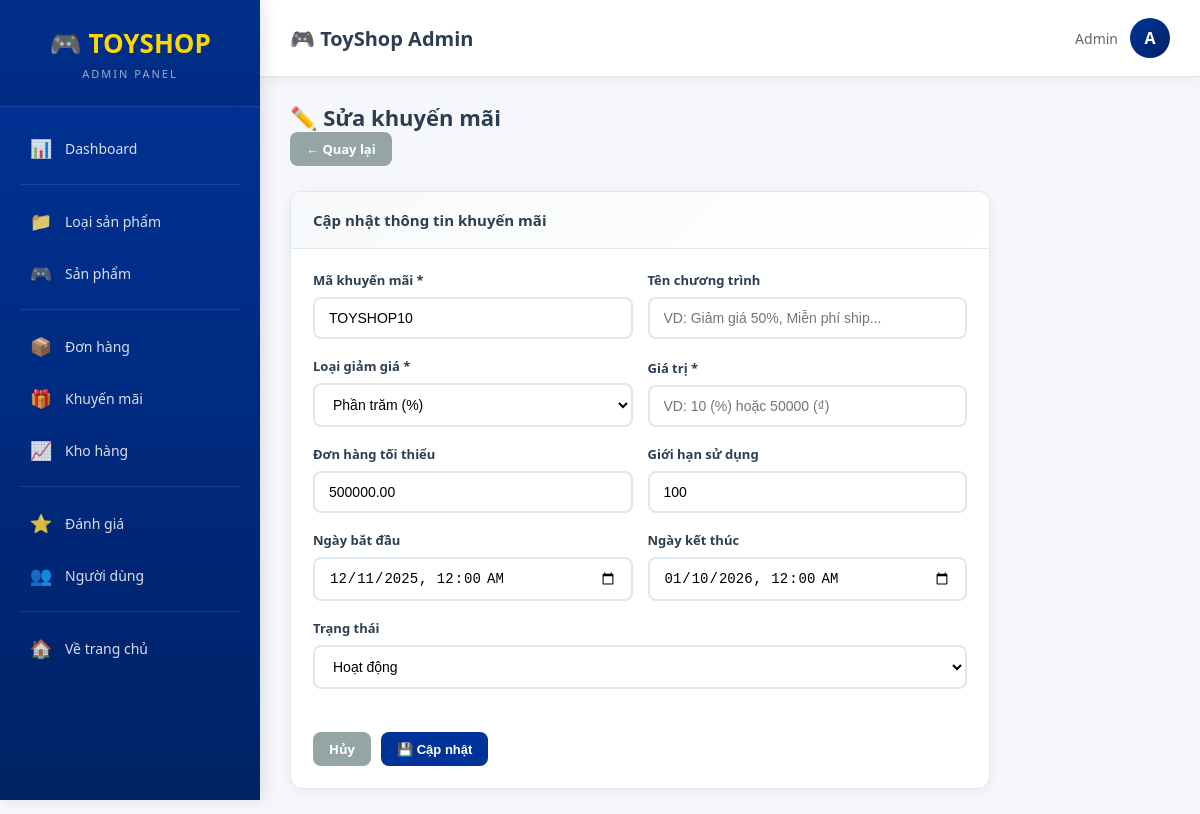
The app's page /Admin/promotionEdit/1 (signed in) with its own data.
### tables this page shows
CREATE TABLE `promotions` (
  `id` int(11) NOT NULL,
  `code` varchar(50) NOT NULL,
  `discount_type` enum('percent','fixed') DEFAULT 'percent',
  `discount_value` decimal(15,2) NOT NULL,
  `min_order_amount` decimal(15,2) DEFAULT 0.00,
  `max_discount` decimal(15,2) DEFAULT NULL,
  `usage_limit` int(11) DEFAULT NULL,
  `used_count` int(11) DEFAULT 0,
  `start_date` date DEFAULT NULL,
  `end_date` date DEFAULT NULL,
  `is_active` tinyint(1) DEFAULT 1,
  `created_at` datetime DEFAULT current_timestamp()
);

### app/Controller.php (called while the page is built, shortened)
<?php
class Controller {
    public function model($model){
        return new $model;
    }
    public function view($view, $data = []){
        extract($data);
        require "./views/" . $view . ".php";
    }
}

### controllers/Admin.php (called while the page is built, shortened)
<?php
class Admin extends Controller{
    public function promotionEdit($id) {
        $promotionModel = $this->model('PromotionModel');
        $promo = $promotionModel->select("SELECT * FROM promotions WHERE id = ? LIMIT 1", [$id]);
        $this->view('adminPage', ['page' => 'PromotionForm', 'method' => 'edit', 'promotion' => $promo[0]]);
    }
}

### app/App.php (called while the page is built, shortened)
<?php
class App{
    protected $action="Show";
 public function __construct(){
        $arr=array();
        if(isset($_GET["url"])){
            $arr=$this->urlprocess();
        }
        if(isset($arr[0])&& file_exists("./controllers/".$arr[0].".php")){
            unset($arr[0]);
        }
        $this->controller= new $this->controller;
        if(isset($arr[1]) && method_exists($this->controller,$arr[1])){
            $this->action=$arr[1];
        }
        unset($arr[1]);
        $this->param =$arr?array_values($arr):array();
        call_user_func_array(array($this->controller,$this->action),$this->param);
    }
   public function urlprocess(){
        if(isset($_GET["url"])){
           return explode('/', filter_var(trim($_GET["url"],'/')));
        }
        return array();
    }
}

### index.php (called while the page is built, shortened)
<?php
require_once "app/DB.php";
require_once "app/Controller.php";
require_once "app/App.php";
$App = new App();
?>

### app/DB.php (called while the page is built, shortened)
<?php
class DB
{
    private $host = 'localhost';
    private $user = 'root';
    private $pass = '';
    private $dbname = 'websitedochoi';
    public function __construct()
    {
        $this->db = $this->Connect();
    }
    public function Connect()
    {
        try {
            $dsn = 'mysql:host=' . $this->host . ';port=3306;dbname=' . $this->dbname . ';charset=utf8mb4';
            $pdo = new PDO($dsn, $this->user, $this->pass);
            $pdo->setAttribute(PDO::ATTR_DEFAULT_FETCH_MODE, PDO::FETCH_ASSOC);
            $pdo->setAttribute(PDO::ATTR_ERRMODE, PDO::ERRMODE_EXCEPTION);
            return $pdo;
        } catch (PDOException $e) {
            error_log("Database connection error: " . $e->getMessage());
            die("Không thể kết nối database. Vui lòng kiểm tra cấu hình.");
        }
    }
}

### models/BaseModel.php (called while the page is built, shortened)
<?php
class BaseModel extends DB {
    public function __construct()
    {
        if ($this->db instanceof PDO) {
            $this->db->setAttribute(PDO::ATTR_ERRMODE, PDO::ERRMODE_EXCEPTION);
        } else {
            error_log("❌ BaseModel: \$this->db KHÔNG PHẢI PDO - LỖI KẾT NỐI");
        }
    }
    public function select($sql, $params = []) {
        try {
            $stmt = $this->db->prepare($sql);
            $stmt->execute($params);
            return $stmt->fetchAll(PDO::FETCH_ASSOC);
        } catch (PDOException $e) {
            error_log("Lỗi BaseModel::select(): " . $e->getMessage());
            return [];
        }
    }
}

### views/Back_end/PromotionForm.php (the view, shortened to what this page needs)
<?php
$method = $data['method'] ?? 'create';
$promo = $data['promotion'] ?? [];
$isEdit = $method === 'edit';
?>
<div class="page-header">
    <h2 class="page-title"><?= $isEdit ? '✏️ Sửa khuyến mãi' : '➕ Thêm khuyến mãi mới' ?></h2>
    <a href="<?= APP_URL ?>/Admin/promotionList" class="btn btn-secondary">← Quay lại</a>
</div>
<div class="card" style="max-width: 700px;">
    <div class="card-header">
        <?= $isEdit ? 'Cập nhật thông tin khuyến mãi' : 'Nhập thông tin khuyến mãi' ?>
    </div>
    <div class="card-body">
        <form action="<?= $isEdit ? APP_URL . '/Admin/promotionUpdate/' . $promo['id'] : APP_URL . '/Admin/promotionStore' ?>" method="POST">
            <div class="form-row">
                <div class="form-group">
                    <label class="form-label">Mã khuyến mãi *</label>
                    <input type="text" name="code" class="form-control" required
                           value="<?= htmlspecialchars($promo['code'] ?? '') ?>"
                           placeholder="VD: SALE50, FREESHIP...">
                </div>
                <div class="form-group">
                    <label class="form-label">Tên chương trình</label>
                    <input type="text" name="name" class="form-control"
                           value="<?= htmlspecialchars($promo['name'] ?? '') ?>"
                           placeholder="VD: Giảm giá 50%, Miễn phí ship...">
                </div>
            </div>
            <div class="form-row">
                <div class="form-group">
                    <label class="form-label">Loại giảm giá *</label>
                    <select name="type" class="form-control" required>
                        <option value="percent" <?= ($promo['type'] ?? 'percent') == 'percent' ? 'selected' : '' ?>>Phần trăm (%)</option>
                    </select>
                </div>
                <div class="form-group">
                    <label class="form-label">Giá trị *</label>
                    <input type="number" name="value" class="form-control" required min="0"
                           value="<?= htmlspecialchars($promo['value'] ?? '') ?>"
                           placeholder="VD: 10 (%) hoặc 50000 (₫)">
                </div>
            </div>
            <div class="form-row">
                <div class="form-group">
                    <label class="form-label">Đơn hàng tối thiểu</label>
                    <input type="number" name="min_order_amount" class="form-control" min="0"
                           value="<?= htmlspecialchars($promo['min_order_amount'] ?? 0) ?>"
                           placeholder="0 = không giới hạn">
                </div>
                <div class="form-group">
                    <label class="form-label">Giới hạn sử dụng</label>
                    <input type="number" name="usage_limit" class="form-control" min="0"
                           value="<?= htmlspecialchars($promo['usage_limit'] ?? '') ?>"
                           placeholder="Để trống = không giới hạn">
                </div>
            </div>
            <div class="form-row">
                <div class="form-group">
                    <label class="form-label">Ngày bắt đầu</label>
                    <input type="datetime-local" name="start_date" class="form-control"
                           value="<?= !empty($promo['start_date']) ? date('Y-m-d\TH:i', strtotime($promo['start_date'])) : '' ?>">
                </div>
                <div class="form-group">
                    <label class="form-label">Ngày kết thúc</label>
                    <input type="datetime-local" name="end_date" class="form-control"
                           value="<?= !empty($promo['end_date']) ? date('Y-m-d\TH:i', strtotime($promo['end_date'])) : '' ?>">
                </div>
            </div>
            <div class="form-row">
                <div class="form-group">
                    <label class="form-label">Trạng thái</label>
                    <select name="status" class="form-control">
                        <option value="active" <?= ($promo['status'] ?? 'active') == 'active' ? 'selected' : '' ?>>Hoạt động</option>
                    </select>
                </div>
            </div>
            <div style="display:flex; gap:10px; margin-top:25px;">
                <a href="<?= APP_URL ?>/Admin/promotionList" class="btn btn-secondary">Hủy</a>
                <button type="submit" class="btn btn-primary">💾 <?= $isEdit ? 'Cập nhật' : 'Thêm mới' ?></button>
            </div>
        </form>
    </div>
</div>

### views/adminPage.php (style rules this page uses)
:root { --primary-blue: #003399; --dark-blue: #002266; --primary-red: #e31837; --yellow: #ffd700; --white: #ffffff; --light-gray: #f5f7fa; --text-dark: #2c3e50; --border-color: #e1e8ed; --success: #27ae60; --warning: #f39c12; --danger: #e74c3c; --info: #3498db; }
* { margin: 0; padding: 0; box-sizing: border-box; }
body { font-family: 'Segoe UI', Arial, sans-serif; background: var(--light-gray); min-height: 100vh; }
.page-header { margin-bottom: 25px; }
.page-title { font-size: 22px; font-weight: 700; color: var(--text-dark); display: flex; align-items: center; gap: 10px; }
.card { background: var(--white); border-radius: 12px; box-shadow: 0 2px 12px rgba(0,0,0,0.06); border: 1px solid var(--border-color); overflow: hidden; }
.card-header { padding: 18px 22px; background: linear-gradient(135deg, #f8f9fa, #fff); border-bottom: 1px solid var(--border-color); font-weight: 600; color: var(--text-dark); font-size: 15px; }
.card-body { padding: 22px; }
.btn { padding: 8px 16px; border: none; border-radius: 8px; cursor: pointer; font-size: 13px; font-weight: 600; text-decoration: none; display: inline-flex; align-items: center; justify-content: center; gap: 6px; transition: all 0.3s; }
.btn-primary { background: var(--primary-blue); color: var(--white); }
.btn-secondary { background: #95a5a6; color: var(--white); }
.form-row { display: flex; gap: 15px; flex-wrap: wrap; align-items: flex-end; }
.form-group { margin-bottom: 18px; flex: 1; min-width: 180px; }
.form-label { display: block; margin-bottom: 8px; font-weight: 600; color: var(--text-dark); font-size: 13px; }
.form-control { width: 100%; padding: 11px 14px; border: 2px solid var(--border-color); border-radius: 8px; font-size: 14px; transition: all 0.3s; background: var(--white); }
select.form-control { cursor: pointer; }

### records on screen
promotions: code "TOYSHOP10", min_order_amount "500000.00", usage_limit "100", start_date "12/11/2025 00:00", end_date "01/10/2026 00:00"
